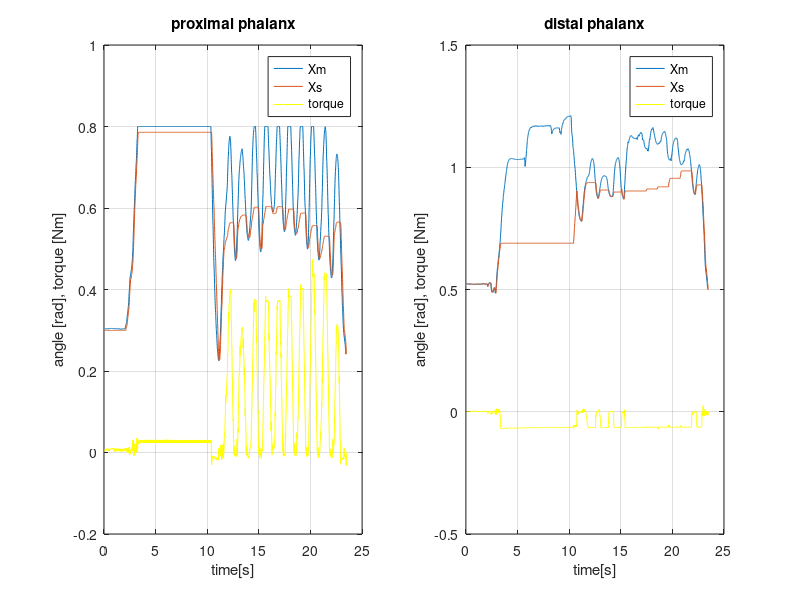
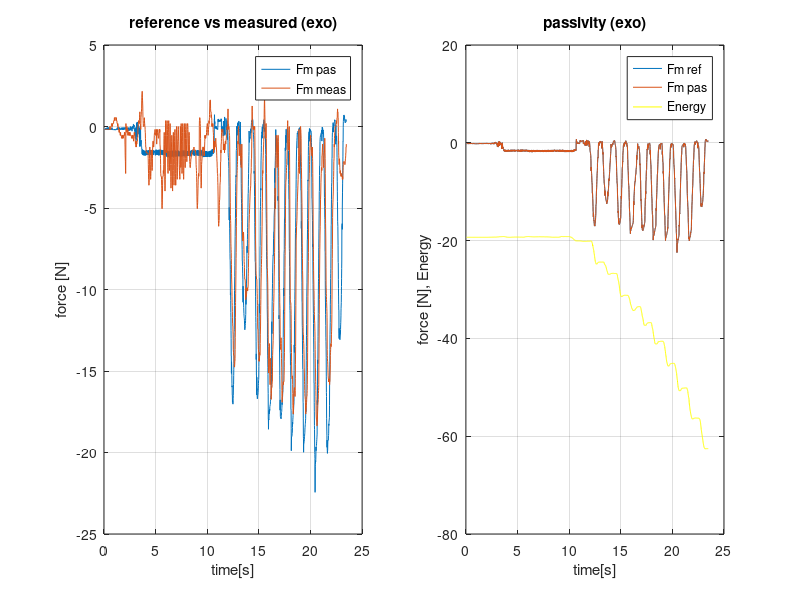
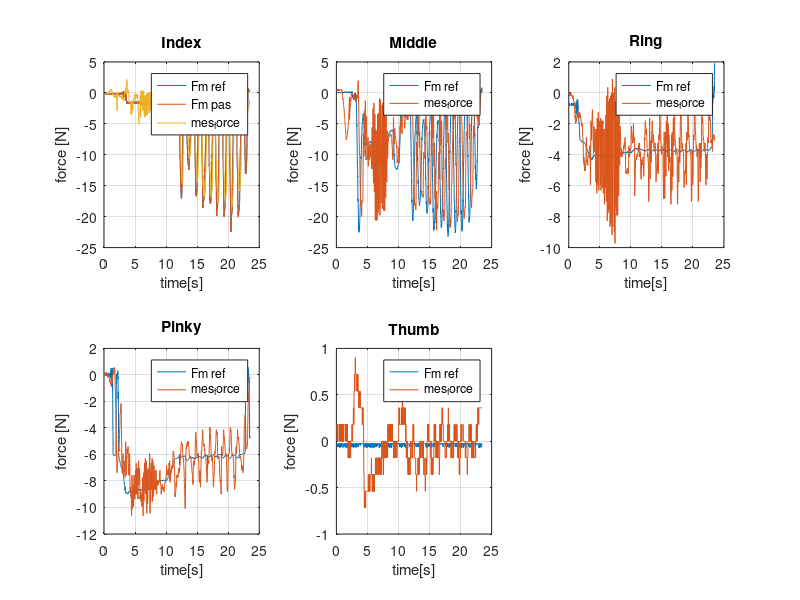
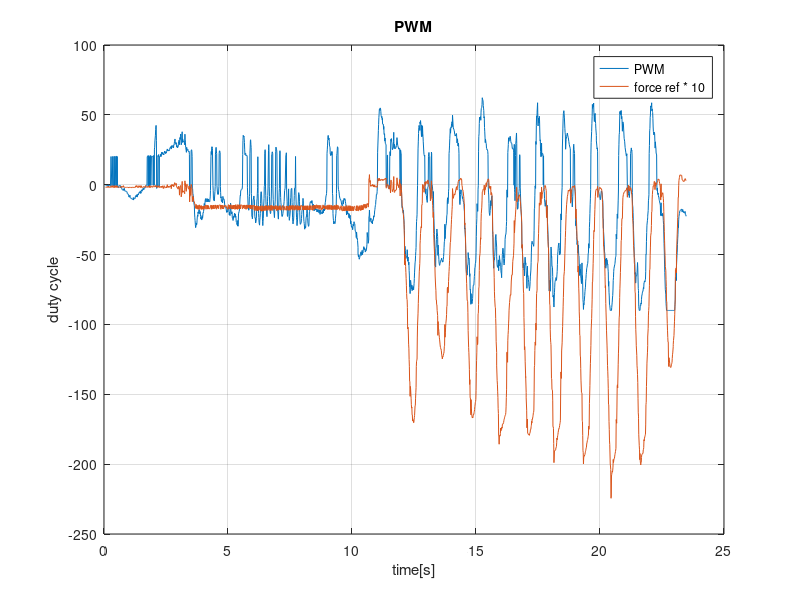

Source code (MATLAB) for these figures, in order:
clear all;

% load ./step4/step_space.mat
load ./k_100_new/d100/stiff_np.mat

close all;

t0 = min([t_c_f_sec(1) t_c_t_sec(1) t_debug_sec(1)]);
t_c_f = t_c_f_sec - t0 + 0.001*floor(t_c_f_nsec/1000000);
t_c_t = t_c_t_sec - t0 + 0.001*floor(t_c_t_nsec/1000000);
t_debug= t_debug_sec - t0 + 0.001*floor(t_debug_nsec/1000000);

%%
to_plot = 1:size(E_obs,1);
% %to_plot = t>0 & t<128;
% 
%close all; 
figure
subplot(1,2,1);
plot(t_c_t,master_index_proximal);
hold on;
plot(t_c_f,slave_index_proximal);
plot(t_c_f,torque_index_proximal(1:size(t_c_f,2)),'y');

legend('Xm','Xs','torque');
xlabel('time[s]');
ylabel('angle [rad], torque [Nm]');
title('proximal phalanx');
grid on;
subplot(1,2,2);

plot(t_c_t,master_index_distal);
hold on;
plot(t_c_f,slave_index_distal);
plot(t_c_f,torque_index_distal(1:size(t_c_f,2)),'y');

legend('Xm','Xs','torque');
xlabel('time[s]');
ylabel('angle [rad], torque [Nm]');
title('distal phalanx');
grid on;
% %%
% figure
% % calcola_derivata
% for i=1:(size(index_lin_pot,2)-1)
%     lin_pot_der(i) = (lin_pot(i+1) - lin_pot(i))*100;
% 
% end
% lin_pot_der(i+1) = lin_pot_der(i);
% plot(lin_pot_der);
% hold on
% plot(-4*ref_passivato);
% plot(-lin_pot_der.*ref_passivato);
% legend('vel','force\_ref','power');
%%
%  close all;
figure
subplot(1,2,1);
%plot(ref_force);
plot(t_debug,ref_passivato);
hold on; grid on;
plot(t_debug,mes_force);

legend('Fm pas','Fm meas');
xlabel('time[s]');
ylabel('force [N]');
title('reference vs measured (exo)');
subplot(1,2,2);
plot(t_debug,ref_force);
hold on; grid on;
plot(t_debug,ref_passivato);
plot(t_debug,E_obs./600,'y');
legend('Fm ref','Fm pas','Energy');
xlabel('time[s]');
ylabel('force [N], Energy');
title('passivity (exo)');
%%
close all
figure
subplot(2,3,1)
plot(t_debug,ref_force);
hold on; grid on;
plot(t_debug,ref_passivato);
plot(t_debug,mes_force);
legend('Fm ref','Fm pas','mes_force');
xlabel('time[s]');
ylabel('force [N]');
title('Index');

subplot(2,3,2)
plot(t_debug,middle_force_ref);

hold on; grid on;
plot(t_debug,middle_force_sens);
legend('Fm ref','mes_force');
xlabel('time[s]');
ylabel('force [N]');
title('Middle');

subplot(2,3,3)
plot(t_debug,ring_force_ref);
%plot(t_debug,ref_force);
hold on; grid on;
plot(t_debug,ring_force_sens);
legend('Fm ref','mes_force');
xlabel('time[s]');
ylabel('force [N]');
title('Ring');

subplot(2,3,4)
plot(t_debug,pinky_force_ref);
 %plot(t_debug,ref_force);
hold on; grid on;
plot(t_debug,pinky_force_sens);
legend('Fm ref','mes_force');
xlabel('time[s]');
ylabel('force [N]');
title('Pinky');

subplot(2,3,5)
plot(t_debug,thumb_force_ref);
%plot(t_debug,ref_force);
hold on; grid on;
plot(t_debug,thumb_force_sens);
legend('Fm ref','mes_force');
xlabel('time[s]');
ylabel('force [N]');
title('Thumb');
%%
figure
plot(t_debug,pwm_value)
hold on; grid on;
plot(t_debug,ref_force.*10);

xlabel('time[s]');
ylabel('duty cycle');
title('PWM');
legend('PWM','force ref * 10');
%%
close all
figure
subplot(2,3,1);
plot(t_debug,mes_force);
hold on;
plot(t_debug,ref_force);
grid on;
plot(t_debug,index_lin_pot);
xlabel('time[s]');
legend('Mes Force','Ref Force','L motor');
title('index');
subplot(2,3,2);
plot(t_debug,middle_force_sens);
hold on; grid on;
plot(t_debug,middle_force_ref);
plot(t_debug,middle_lin_pot);
xlabel('time[s]');
legend('Mes Force','Ref Force','L motor');
title('middle');
subplot(2,3,3);
plot(t_debug,ring_force_sens);
hold on; grid on;
plot(t_debug,ring_force_ref);
plot(t_debug,ring_lin_pot);
xlabel('time[s]');
legend('Mes Force','Ref Force','L motor');
title('ring');
subplot(2,3,4);
plot(t_debug,pinky_force_sens);
hold on; grid on;
plot(t_debug,pinky_force_ref);
plot(t_debug,pinky_lin_pot);
xlabel('time[s]');
legend('Mes Force','Ref Force','L motor');
title('pinky');
subplot(2,3,5);
plot(t_debug,thumb_force_sens);
hold on; grid on;
plot(t_debug,thumb_force_ref);
plot(t_debug,thumb_lin_pot);
xlabel('time[s]');
legend('Mes Force','Ref Force','L motor');
title('thumb');
% da questo grafico potresti volendo anche calcolarti l'energia per
% muoverti in free space
%%
%%
close all
range=min([size(t_debug,2) size(master_index_proximal,2)]);
figure
subplot(2,3,1);
plot(t_debug(1:range),master_index_proximal(1:range));
hold on;
plot(t_debug(1:range),ref_force(1:range));
grid on;
plot(t_c_f,slave_index_proximal);

xlabel('time[s]');
legend('MCP_m','Ref Force','MCP_s');
title('index');

subplot(2,3,2);
plot(t_debug(1:range),master_middle_proximal(1:range));
hold on; grid on;
plot(t_debug(1:range),middle_force_ref(1:range));
plot(t_c_f,slave_middle_proximal);
xlabel('time[s]');
legend('MCP_m','Ref Force','MCP_s');
title('middle');

subplot(2,3,3);
plot(t_debug(1:range),master_ring(1:range));
hold on; grid on;
plot(t_debug(1:range),ring_force_ref(1:range));
plot(t_c_f,slave_ring);
xlabel('time[s]');
legend('Ring_m','Ref Force','Ring_s');
title('ring');

subplot(2,3,4);
plot(t_debug(1:range),master_pinky(1:range));
hold on; grid on;
plot(t_debug(1:range),pinky_force_ref(1:range));
plot(t_c_f,slave_pinky);
xlabel('time[s]');
legend('Pinky_m','Ref Force','Pinky_s');
title('pinky');

subplot(2,3,5);
plot(t_debug(1:range),master_thumb_flexion(1:range));
hold on; grid on;
plot(t_debug(1:range),thumb_force_ref(1:range));
plot(t_c_f,slave_thumb_flexion);
xlabel('time[s]');
legend('Thumb_m','Ref Force','Thumb_s');
title('thumb');
% da questo grafico potresti volendo anche calcolarti l'energia per
% muoverti in free space